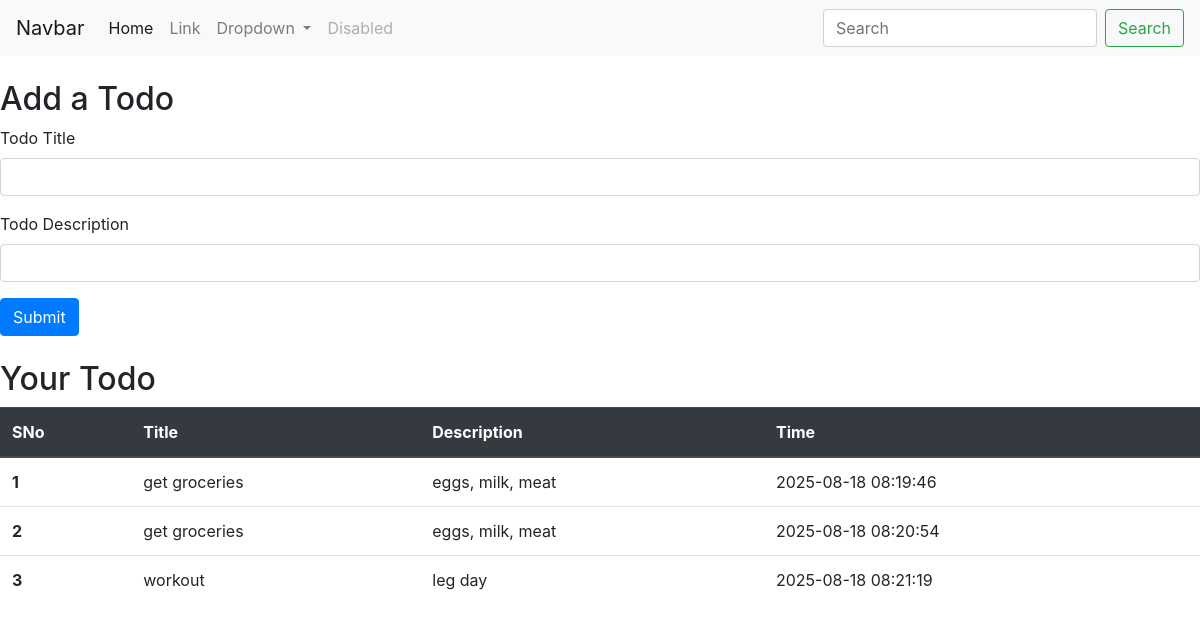
Before: / with the older database file.
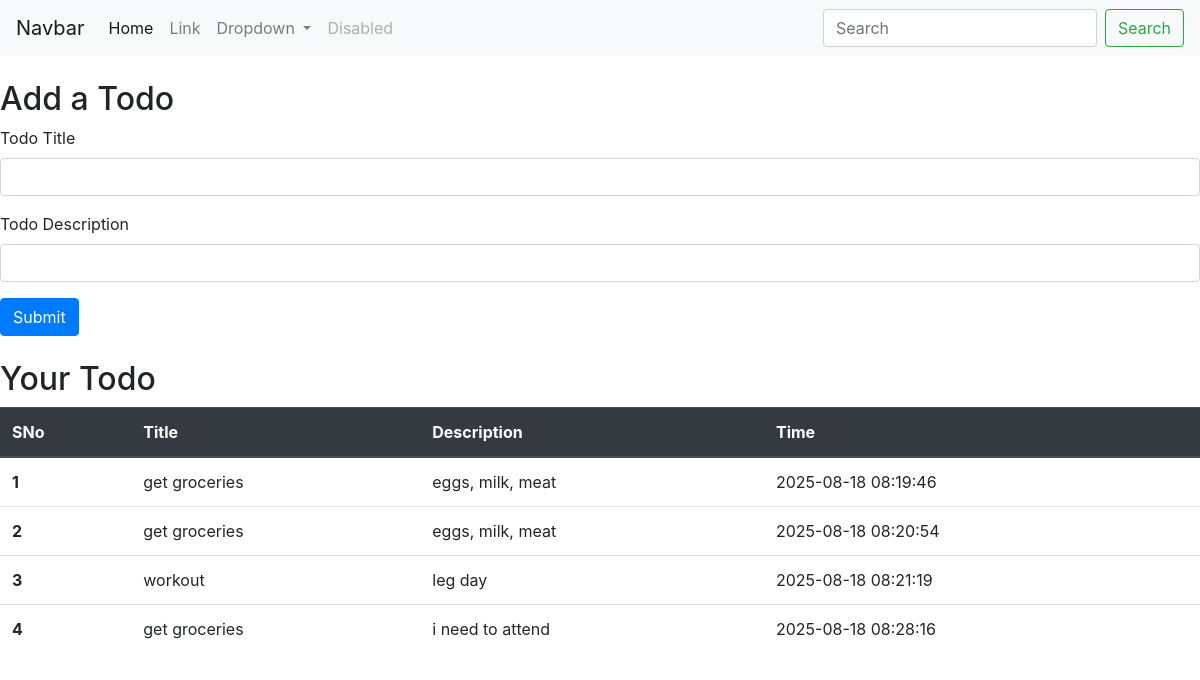
After: the same page with the newer database file.
### tables this page shows
CREATE TABLE todo(
sno INTEGER PRIMARY KEY AUTOINCREMENT,
title VARCHAR NOT NULL,
description VARCHAR NOT NULL,
date_created DATETIME DEFAULT CURRENT_TIMESTAMP);

### app.py (the view, shortened to what this page needs)
@app.route('/', methods=['GET', 'POST'])
def hello_world():
    db = dbConnection()
    cursor = db.cursor()
    cursor.execute("SELECT * FROM TODO;")
    allTodo = cursor.fetchall()
    print(allTodo)
    return render_template('index.html', allTodo=allTodo)

### app.py (called while the page is built)
def dbConnection():
    connection = sqlite3.connect(os.path.join(BASE_DIR, 'todo.db'))
    return connection

### templates/index.html (shortened to what this page needs)
<!doctype html>
<html lang="en">
  <head>
    <link rel="stylesheet" href="https://cdn.jsdelivr.net/npm/bootstrap@4.4.1/dist/css/bootstrap.min.css">
  </head>
  <body>
    <nav class="navbar navbar-expand-lg navbar-light bg-light">
  <a class="navbar-brand" href="/">Navbar</a>
  <div class="collapse navbar-collapse" id="navbarSupportedContent">
    <ul class="navbar-nav mr-auto">
      <li class="nav-item active">
        <a class="nav-link" href="#">Home <span class="sr-only">(current)</span></a>
      </li>
      <li class="nav-item">
        <a class="nav-link" href="#">Link</a>
      </li>
      <li class="nav-item dropdown">
        <a class="nav-link dropdown-toggle" href="#" id="navbarDropdown" role="button" data-toggle="dropdown" aria-haspopup="true" aria-expanded="false">
          Dropdown
        </a>
      </li>
      <li class="nav-item">
        <a class="nav-link disabled" href="#" tabindex="-1" aria-disabled="true">Disabled</a>
      </li>
    </ul>
    <form class="form-inline my-2 my-lg-0">
      <input class="form-control mr-sm-2" type="search" placeholder="Search" aria-label="Search">
      <button class="btn btn-outline-success my-2 my-sm-0" type="submit">Search</button>
    </form>
  </div>
</nav>
<div class = "conatiner mt-4">
  <h2>Add a Todo</h2>
  <form action = "/" method="POST">
  <div class="form-group">
    <label for="title">Todo Title</label>
    <input type="text" class="form-control" name="title" id="title" aria-describedby="emailHelp">
  </div>
  <div class="form-group">
    <label for="desc">Todo Description</label>
    <input type="text" class="form-control" name="desc" id="desc">
  </div>
  <button type="submit" class="btn btn-primary">Submit</button>
</form>
</div>
<div class = ".container mt-4">
    <h2>Your Todo</h2>
    <table class="table">
  <thead class="thead-dark">
    <tr>
      <th scope="col">SNo</th>
      <th scope="col">Title</th>
      <th scope="col">Description</th>
      <th scope="col">Time</th>
    </tr>
  </thead>
  <tbody>
    {% for todo in allTodo %}
      <tr>
      <th scope="row">{{loop.index}}</th>
      <td>{{todo[1]}}</td>
      <td>{{todo[2]}}</td>
      <td>{{todo[3]}}</td>
    </tr>
    {% endfor %}
  </tbody>
</table>
</div>
  </body>

Changed rows visible on the page:
added todo: title "get groceries", description "i need to attend", date_created "2025-08-18 08:28:16"
